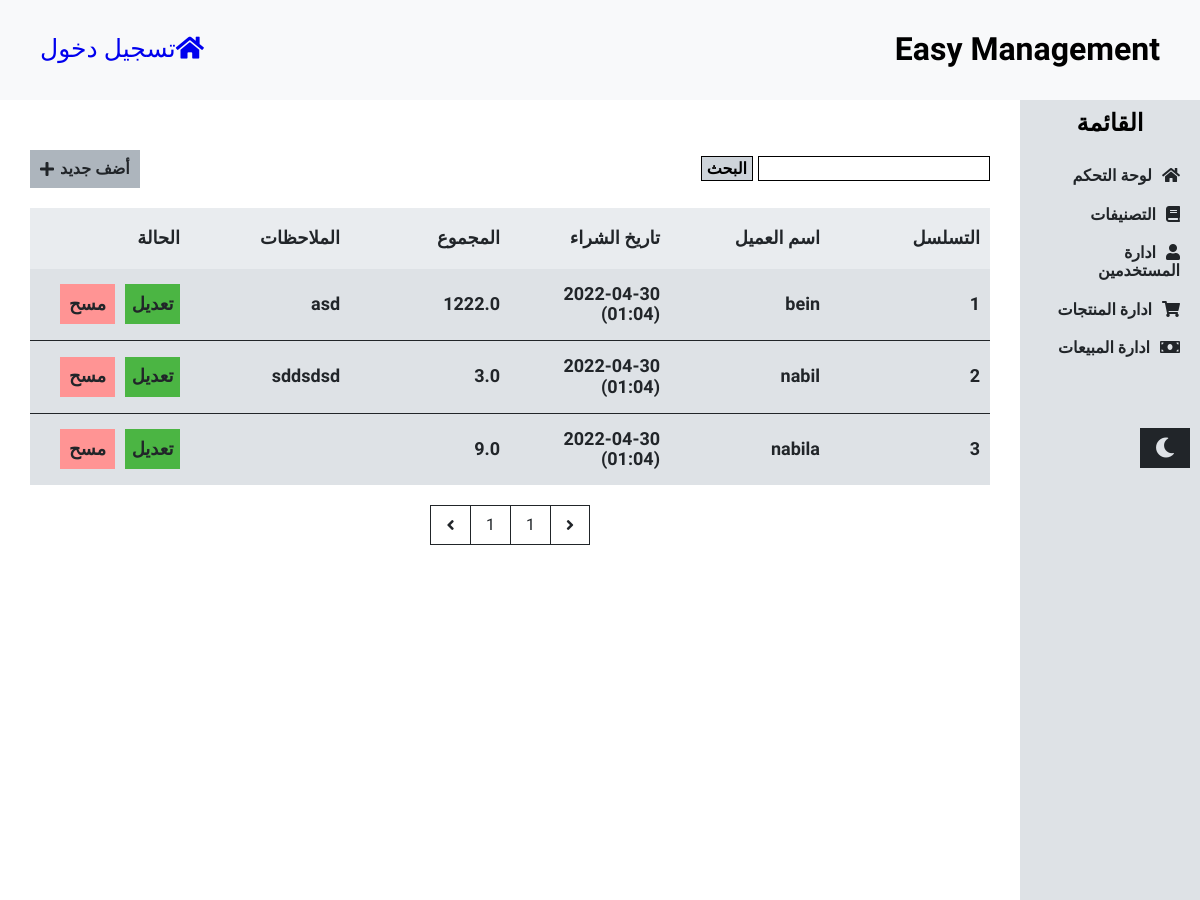
Before: /sales with the older database file.
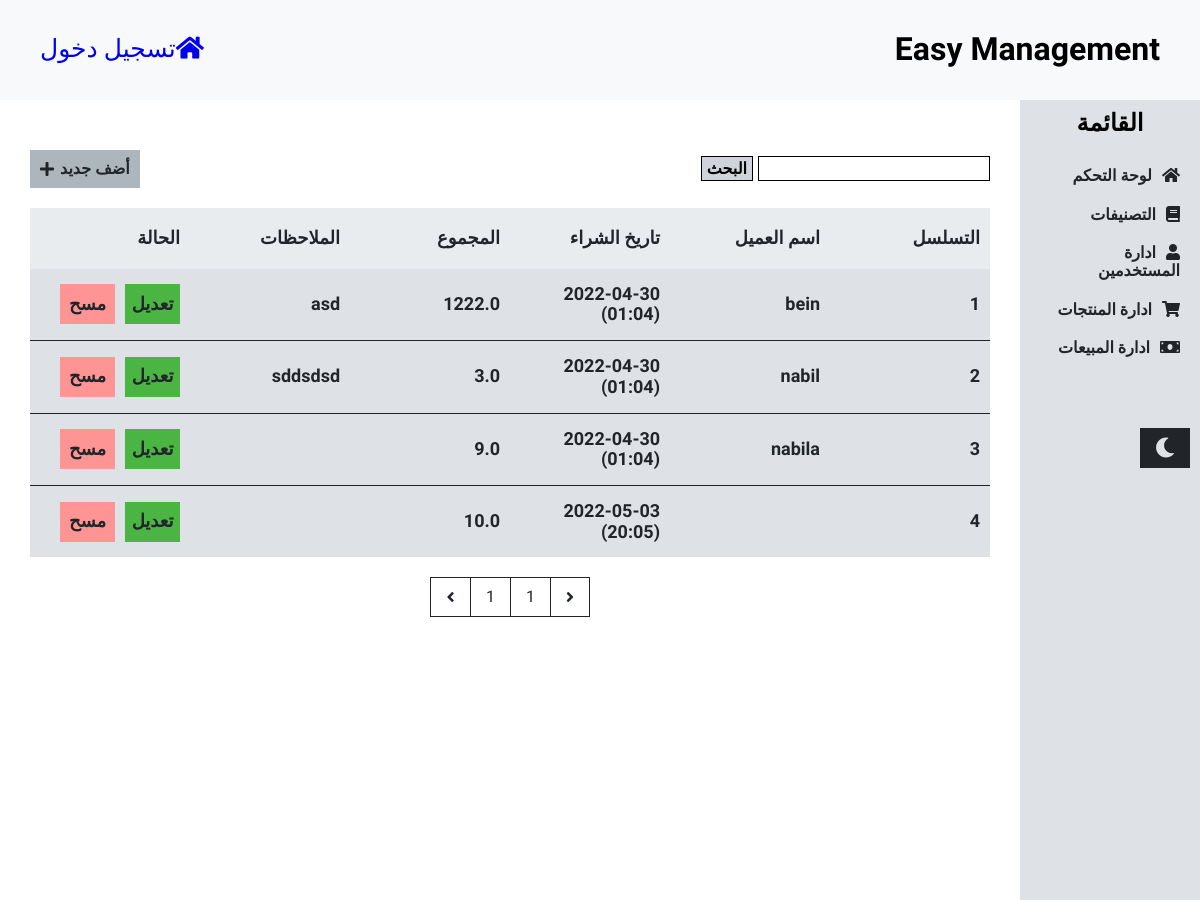
After: the same page with the newer database file.
### management/models.py (models this page shows, shortened)
class Sale(models.Model):
    name = models.CharField(null=True, max_length=50)
    date_of_purchase = models.DateTimeField(null=True, default=datetime.now())
    total = models.FloatField(null=True)
    notes = models.TextField(null=True)

### management/views.py (the view)
# urls.py: path("sales", sales, name="sales"),
def sales(request):
    searches = Sale.objects.all()
    if request.POST and request.POST.get("search"):
        search = request.POST.get("search")
        searches = searches.filter(name__icontains=search)
        if searches.filter(name__icontains=request.POST.get("search")):
            messages.success(request, "جميع النتائج")
    context = {
        "sales": Sale.objects.all(),
        "searches": searches
    }
    return render(request, "sales.html", context)

### templates/sales.html (shortened to what this page needs)
{% extends "base.html" %}
{% load static %}
{% block content %}
    <div class="tables">
        <div class="options">
            <form class="search" method="post">
                <input type="text" name="search">
                <button>البحث</button>
            </form>
            <a class="add" href="{% url "add-sales" %}">
                أضف جديد
                <i class="fas fa-plus"></i>
            </a>
        </div>
        <table class="users">
            <thead>
            <tr>
                <th>التسلسل</th>
                <th>اسم العميل</th>
                <th>تاريخ الشراء</th>
                <th>المجموع</th>
                <th>الملاحظات</th>
                <th>الحالة</th>
            </tr>
            </thead>
            <tbody>
            {% if searches %}
                {% for search in searches %}
                    <tr>
                        <td>{{ search.id }}</td>
                        <td>{{ search.name }}</td>
                        <td>{{ search.date_of_purchase|date:"Y-m-d (H:m)" }}</td>
                        <td>{{ search.total }}</td>
                        <td>{{ search.notes }}</td>
                        <td class="status">
                            <a href="">تعديل</a>
                            <a href="">مسح</a>
                        </td>
                    </tr>
                {% endfor %}
            {% endif %}
            </tbody>
        </table>
        <div class="pag">
            <div class="next"><i class="fas fa-angle-right"></i></div>
            <div class="page">1</div>
            <div class="page">1</div>
            <div class="previous"><i class="fas fa-angle-left"></i></div>
        </div>
    </div>
{% endblock %}

Changed rows visible on the page:
added Sale: id "4", date_of_purchase "2022-05-03 (20:05)", total "10.0"
